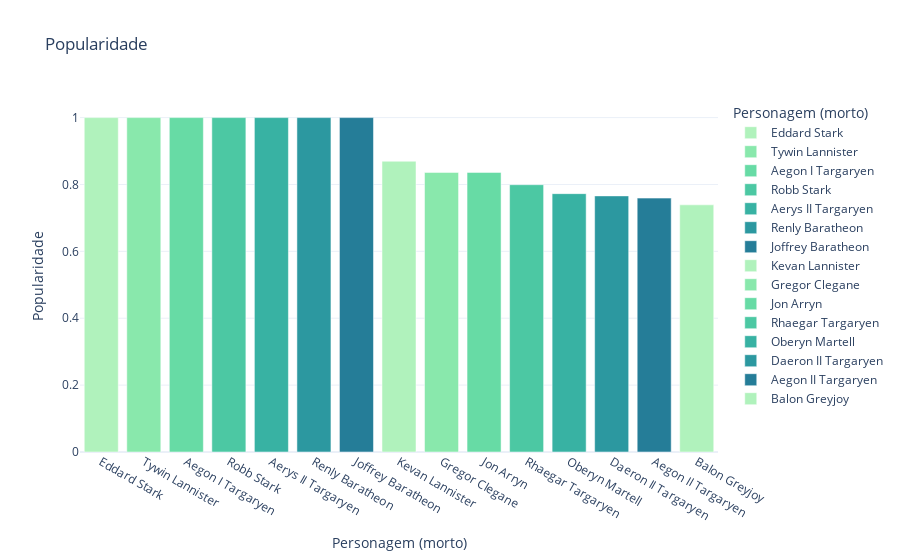

Notebook code cell kept with this figure:
### Code cell
fig = px.bar(df_isAlive.head(15), x='Personagem (morto)', y='Popularidade',
             title="Popularidade",
             color='Personagem (morto)',
             color_discrete_sequence=px.colors.sequential.Tealgrn,
             template='plotly_white')

fig.layout.xaxis.fixedrange = True
fig.layout.yaxis.fixedrange = True
fig.show()

### Figure 1 — Plotly figure (JSON) as saved in the notebook; plotly's stock layout.template omitted (floating-point values rounded to 4 significant figures)
{"data": [{"alignmentgroup": "True", "hovertemplate": "Personagem (morto)=%{x}<br>Popularidade=%{y}<extra></extra>", "legendgroup": "Eddard Stark", "marker": {"color": "rgb(176, 242, 188)", "pattern": {"shape": ""}}, "name": "Eddard Stark", "offsetgroup": "Eddard Stark", "orientation": "v", "showlegend": true, "textposition": "auto", "type": "bar", "x": ["Eddard Stark"], "xaxis": "x", "y": [1], "yaxis": "y"}, {"alignmentgroup": "True", "hovertemplate": "Personagem (morto)=%{x}<br>Popularidade=%{y}<extra></extra>", "legendgroup": "Tywin Lannister", "marker": {"color": "rgb(137, 232, 172)", "pattern": {"shape": ""}}, "name": "Tywin Lannister", "offsetgroup": "Tywin Lannister", "orientation": "v", "showlegend": true, "textposition": "auto", "type": "bar", "x": ["Tywin Lannister"], "xaxis": "x", "y": [1], "yaxis": "y"}, {"alignmentgroup": "True", "hovertemplate": "Personagem (morto)=%{x}<br>Popularidade=%{y}<extra></extra>", "legendgroup": "Aegon I Targaryen", "marker": {"color": "rgb(103, 219, 165)", "pattern": {"shape": ""}}, "name": "Aegon I Targaryen", "offsetgroup": "Aegon I Targaryen", "orientation": "v", "showlegend": true, "textposition": "auto", "type": "bar", "x": ["Aegon I Targaryen"], "xaxis": "x", "y": [1], "yaxis": "y"}, {"alignmentgroup": "True", "hovertemplate": "Personagem (morto)=%{x}<br>Popularidade=%{y}<extra></extra>", "legendgroup": "Robb Stark", "marker": {"color": "rgb(76, 200, 163)", "pattern": {"shape": ""}}, "name": "Robb Stark", "offsetgroup": "Robb Stark", "orientation": "v", "showlegend": true, "textposition": "auto", "type": "bar", "x": ["Robb Stark"], "xaxis": "x", "y": [1], "yaxis": "y"}, {"alignmentgroup": "True", "hovertemplate": "Personagem (morto)=%{x}<br>Popularidade=%{y}<extra></extra>", "legendgroup": "Aerys II Targaryen", "marker": {"color": "rgb(56, 178, 163)", "pattern": {"shape": ""}}, "name": "Aerys II Targaryen", "offsetgroup": "Aerys II Targaryen", "orientation": "v", "showlegend": true, "textposition": "auto", "type": "bar", "x": ["Aerys II Targaryen"], "xaxis": "x", "y": [1], "yaxis": "y"}, {"alignmentgroup": "True", "hovertemplate": "Personagem (morto)=%{x}<br>Popularidade=%{y}<extra></extra>", "legendgroup": "Renly Baratheon", "marker": {"color": "rgb(44, 152, 160)", "pattern": {"shape": ""}}, "name": "Renly Baratheon", "offsetgroup": "Renly Baratheon", "orientation": "v", "showlegend": true, "textposition": "auto", "type": "bar", "x": ["Renly Baratheon"], "xaxis": "x", "y": [1], "yaxis": "y"}, {"alignmentgroup": "True", "hovertemplate": "Personagem (morto)=%{x}<br>Popularidade=%{y}<extra></extra>", "legendgroup": "Joffrey Baratheon", "marker": {"color": "rgb(37, 125, 152)", "pattern": {"shape": ""}}, "name": "Joffrey Baratheon", "offsetgroup": "Joffrey Baratheon", "orientation": "v", "showlegend": true, "textposition": "auto", "type": "bar", "x": ["Joffrey Baratheon"], "xaxis": "x", "y": [1], "yaxis": "y"}, {"alignmentgroup": "True", "hovertemplate": "Personagem (morto)=%{x}<br>Popularidade=%{y}<extra></extra>", "legendgroup": "Kevan Lannister", "marker": {"color": "rgb(176, 242, 188)", "pattern": {"shape": ""}}, "name": "Kevan Lannister", "offsetgroup": "Kevan Lannister", "orientation": "v", "showlegend": true, "textposition": "auto", "type": "bar", "x": ["Kevan Lannister"], "xaxis": "x", "y": [0.8696], "yaxis": "y"}, {"alignmentgroup": "True", "hovertemplate": "Personagem (morto)=%{x}<br>Popularidade=%{y}<extra></extra>", "legendgroup": "Gregor Clegane", "marker": {"color": "rgb(137, 232, 172)", "pattern": {"shape": ""}}, "name": "Gregor Clegane", "offsetgroup": "Gregor Clegane", "orientation": "v", "showlegend": true, "textposition": "auto", "type": "bar", "x": ["Gregor Clegane"], "xaxis": "x", "y": [0.8361], "yaxis": "y"}, {"alignmentgroup": "True", "hovertemplate": "Personagem (morto)=%{x}<br>Popularidade=%{y}<extra></extra>", "legendgroup": "Jon Arryn", "marker": {"color": "rgb(103, 219, 165)", "pattern": {"shape": ""}}, "name": "Jon Arryn", "offsetgroup": "Jon Arryn", "orientation": "v", "showlegend": true, "textposition": "auto", "type": "bar", "x": ["Jon Arryn"], "xaxis": "x", "y": [0.8361], "yaxis": "y"}, {"alignmentgroup": "True", "hovertemplate": "Personagem (morto)=%{x}<br>Popularidade=%{y}<extra></extra>", "legendgroup": "Rhaegar Targaryen", "marker": {"color": "rgb(76, 200, 163)", "pattern": {"shape": ""}}, "name": "Rhaegar Targaryen", "offsetgroup": "Rhaegar Targaryen", "orientation": "v", "showlegend": true, "textposition": "auto", "type": "bar", "x": ["Rhaegar Targaryen"], "xaxis": "x", "y": [0.7993], "yaxis": "y"}, {"alignmentgroup": "True", "hovertemplate": "Personagem (morto)=%{x}<br>Popularidade=%{y}<extra></extra>", "legendgroup": "Oberyn Martell", "marker": {"color": "rgb(56, 178, 163)", "pattern": {"shape": ""}}, "name": "Oberyn Martell", "offsetgroup": "Oberyn Martell", "orientation": "v", "showlegend": true, "textposition": "auto", "type": "bar", "x": ["Oberyn Martell"], "xaxis": "x", "y": [0.7726], "yaxis": "y"}, {"alignmentgroup": "True", "hovertemplate": "Personagem (morto)=%{x}<br>Popularidade=%{y}<extra></extra>", "legendgroup": "Daeron II Targaryen", "marker": {"color": "rgb(44, 152, 160)", "pattern": {"shape": ""}}, "name": "Daeron II Targaryen", "offsetgroup": "Daeron II Targaryen", "orientation": "v", "showlegend": true, "textposition": "auto", "type": "bar", "x": ["Daeron II Targaryen"], "xaxis": "x", "y": [0.7659], "yaxis": "y"}, {"alignmentgroup": "True", "hovertemplate": "Personagem (morto)=%{x}<br>Popularidade=%{y}<extra></extra>", "legendgroup": "Aegon II Targaryen", "marker": {"color": "rgb(37, 125, 152)", "pattern": {"shape": ""}}, "name": "Aegon II Targaryen", "offsetgroup": "Aegon II Targaryen", "orientation": "v", "showlegend": true, "textposition": "auto", "type": "bar", "x": ["Aegon II Targaryen"], "xaxis": "x", "y": [0.7592], "yaxis": "y"}, {"alignmentgroup": "True", "hovertemplate": "Personagem (morto)=%{x}<br>Popularidade=%{y}<extra></extra>", "legendgroup": "Balon Greyjoy", "marker": {"color": "rgb(176, 242, 188)", "pattern": {"shape": ""}}, "name": "Balon Greyjoy", "offsetgroup": "Balon Greyjoy", "orientation": "v", "showlegend": true, "textposition": "auto", "type": "bar", "x": ["Balon Greyjoy"], "xaxis": "x", "y": [0.7391], "yaxis": "y"}], "layout": {"barmode": "relative", "legend": {"title": {"text": "Personagem (morto)"}, "tracegroupgap": 0}, "title": {"text": "Popularidade"}, "xaxis": {"anchor": "y", "categoryarray": ["Eddard Stark", "Tywin Lannister", "Aegon I Targaryen", "Robb Stark", "Aerys II Targaryen", "Renly Baratheon", "Joffrey Baratheon", "Kevan Lannister", "Gregor Clegane", "Jon Arryn", "Rhaegar Targaryen", "Oberyn Martell", "Daeron II Targaryen", "Aegon II Targaryen", "Balon Greyjoy"], "categoryorder": "array", "domain": [0, 1], "fixedrange": true, "title": {"text": "Personagem (morto)"}}, "yaxis": {"anchor": "x", "domain": [0, 1], "fixedrange": true, "title": {"text": "Popularidade"}}}}
